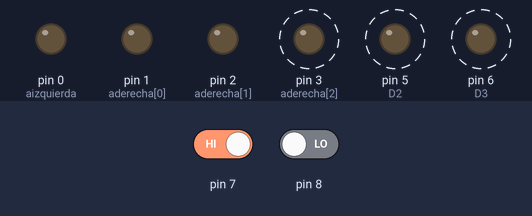
The sketch below on a simulated Arduino Uno, built with avr-gcc and run on an emulated ATmega328P. Shown: output pins drawn as LEDs (lit = HIGH). Dashed ring = blinking. Inputs (shaded band) come from the test bench; at power-on: pin 7 HIGH, pin 8 LOW.

Above: at 2.6 s.
2.7 s: pin 7 driven LOW
At 3.05 s:
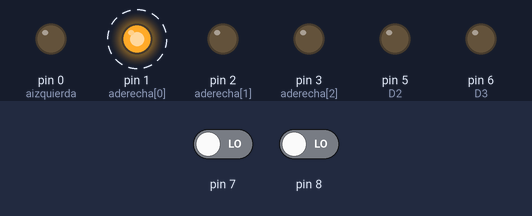
6.0 s: pin 7 driven HIGH
At 6.25 s:
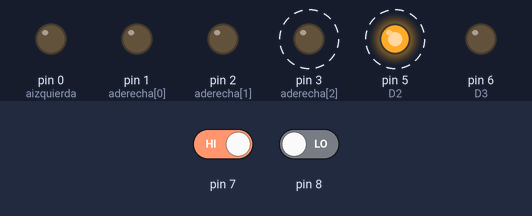
9.3 s: pin 8 driven HIGH
At 9.8 s:
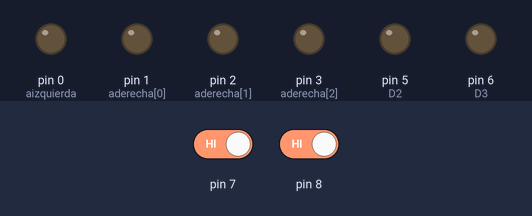
10.8 s: pin 8 driven LOW
At 10.95 s:
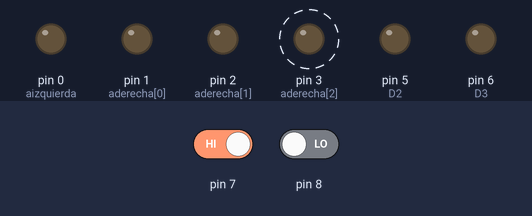
Timing chart, 0 to 15.1 s (numbered marks = the images above; inputs shaded):
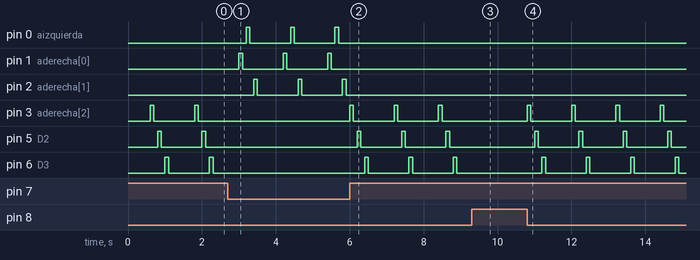

Measured:
- after the input at 2.7 s, pin 0 (aizquierda): alternates HIGH for 0.10 s and LOW for 1.1 s, starting after 0.50 s; pin 1 (aderecha[0]): alternates HIGH for 0.10 s and LOW for 1.1 s, starting after 0.30 s
- after the input at 6.0 s, pin 0 (aizquierda), pin 1 (aderecha[0]): stops changing and stays LOW
- after the input at 9.3 s, pin 3 (aderecha[2]): stays LOW (without the input it goes to HIGH after 0.30 s); pin 5 (D2): stays LOW (without the input it goes to HIGH after 0.50 s); pin 6 (D3): stays LOW (without the input it goes to HIGH after 0.70 s)
- after the input at 10.8 s, pin 3 (aderecha[2]): alternates HIGH for 0.10 s and LOW for 1.1 s, starting at once; pin 5 (D2): alternates HIGH for 0.10 s and LOW for 1.1 s, starting after 0.20 s; pin 6 (D3): alternates HIGH for 0.10 s and LOW for 1.1 s, starting after 0.40 s
- by itself, pin 3 (aderecha[2]), pin 5 (D2), pin 6 (D3): alternates HIGH for 0.10 s and LOW for 1.1 s

The sketch:

chaqueta_direccionales.ino
```cpp
const int I1 = 1;
const int I2 = 0;
const int I3 = 2;
// 3 -5 -6
const int D1 = 3;
const int D2 = 5;
const int D3 = 6;

enum estados{izquierda,derecha,apagado};
int estado;
void setup() {
  // put your setup code here, to run once:
  luces_init(I1,I2,I3,D1,D2,D3);
  estado = apagado;
  pinMode(7,INPUT);
  pinMode(8,INPUT);
}

void loop() {
  // put your main code here, to run repeatedly:
  switch(estado)
  {
    case apagado:
      turnoff();
      digitalWrite(1,LOW);
      digitalWrite(0,LOW);
      digitalWrite(2,LOW);
      digitalWrite(3,LOW);
      digitalWrite(5,LOW);
      digitalWrite(6,LOW);
      if(digitalRead(7) == LOW)
      {
        estado = izquierda;
      }
      else if(digitalRead(8) == LOW)
      {
        estado = derecha;
      }
      else
      {
        estado = apagado;
      }
    break;
    case izquierda:
      voltearIzquierda();
      if(digitalRead(7) == LOW)
      {
        estado = apagado;
      }
      else if(digitalRead(8) == LOW)
      {
        estado = derecha;
      }
      else
      {
        estado = izquierda;
      }
    break;
    case derecha:
      voltearDerecha();
      if(digitalRead(7) == LOW)
      {
        estado = izquierda;
      }
      else if(digitalRead(8) == LOW)
      {
        estado = apagado;
      }
      else
      {
        estado = derecha;
      }
    break;
  }

}

void luces_init(const int L1, const int L2, const int L3, const int R1, const int R2, const int R3)
{
  pinMode(L1,OUTPUT);
  pinMode(L2,OUTPUT);
  pinMode(L3,OUTPUT);
  pinMode(R1,OUTPUT);
  pinMode(R2, OUTPUT);
  pinMode(R3,OUTPUT);
  digitalWrite(L1,LOW);
  digitalWrite(L2,LOW);
  digitalWrite(L3,LOW);
  digitalWrite(R1,LOW);
  digitalWrite(R2,LOW);
  digitalWrite(R3,LOW);
}

void patron1(void)
{


}

  void voltearIzquierda(void)
  {
    int aizquierda[3] = {I1,I2,I3};
    int aderecha[3] = {D1,D2,D3};
    for(int i=0;i<=2;i++)
    {
      digitalWrite(aizquierda[i],HIGH);
      delay(100);
      digitalWrite(aizquierda[i],LOW);
      delay(100);
    }
  }

  void voltearDerecha(void)
  {
    int aizquierda[3] = {I1,I2,I3};
  int aderecha[3] = {D1,D2,D3};
  for(int i=0;i<=2;i++)
  {
    digitalWrite(aderecha[i],HIGH);
    delay(100);
    digitalWrite(aderecha[i],LOW);
    delay(100);
  }
  }
  //1-0-2
void turnoff(void)
{
    int aizquierda[3] = {I1,I2,I3};
  int aderecha[3] = {D1,D2,D3};
  for(int i=0;i<=2;i++)
  {
    digitalWrite(aizquierda[i],LOW);
    digitalWrite(aderecha[i],LOW);
    delay(100);
    digitalWrite(aizquierda[i],LOW);
    digitalWrite(aderecha[i],LOW);
    delay(100);
  }
}
```
